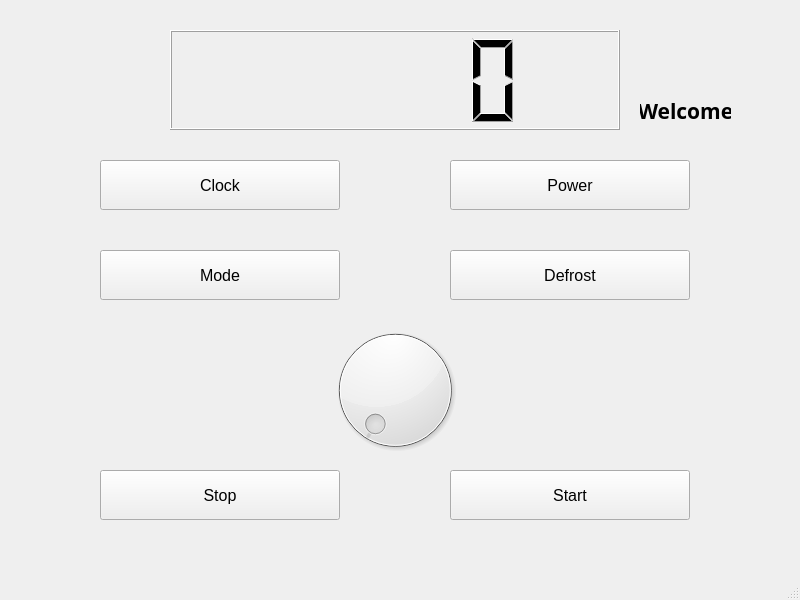
<?xml version="1.0" encoding="UTF-8"?>
<ui version="4.0">
 <class>MainWindow</class>
 <widget class="QMainWindow" name="MainWindow">
  <property name="geometry">
   <rect>
    <x>0</x>
    <y>0</y>
    <width>800</width>
    <height>600</height>
   </rect>
  </property>
  <property name="minimumSize">
   <size>
    <width>800</width>
    <height>600</height>
   </size>
  </property>
  <property name="maximumSize">
   <size>
    <width>800</width>
    <height>600</height>
   </size>
  </property>
  <property name="windowTitle">
   <string>MicrowaveOven</string>
  </property>
  <widget class="QWidget" name="centralwidget">
   <widget class="DigitalClock" name="lcdClock">
    <property name="geometry">
     <rect>
      <x>170</x>
      <y>30</y>
      <width>450</width>
      <height>100</height>
     </rect>
    </property>
    <property name="segmentStyle">
     <enum>QLCDNumber::Filled</enum>
    </property>
    <property name="value" stdset="0">
     <double>0.000000000000000</double>
    </property>
   </widget>
   <widget class="QPushButton" name="btnClock">
    <property name="geometry">
     <rect>
      <x>100</x>
      <y>160</y>
      <width>240</width>
      <height>50</height>
     </rect>
    </property>
    <property name="font">
     <font>
      <family>Arial</family>
      <pointsize>12</pointsize>
     </font>
    </property>
    <property name="text">
     <string>Clock</string>
    </property>
   </widget>
   <widget class="QPushButton" name="btnPower">
    <property name="geometry">
     <rect>
      <x>450</x>
      <y>160</y>
      <width>240</width>
      <height>50</height>
     </rect>
    </property>
    <property name="font">
     <font>
      <family>Arial</family>
      <pointsize>12</pointsize>
     </font>
    </property>
    <property name="text">
     <string>Power</string>
    </property>
   </widget>
   <widget class="QPushButton" name="btnMode">
    <property name="geometry">
     <rect>
      <x>100</x>
      <y>250</y>
      <width>240</width>
      <height>50</height>
     </rect>
    </property>
    <property name="font">
     <font>
      <family>Arial</family>
      <pointsize>12</pointsize>
     </font>
    </property>
    <property name="text">
     <string>Mode</string>
    </property>
   </widget>
   <widget class="QPushButton" name="btnDefrost">
    <property name="geometry">
     <rect>
      <x>450</x>
      <y>250</y>
      <width>240</width>
      <height>50</height>
     </rect>
    </property>
    <property name="font">
     <font>
      <family>Arial</family>
      <pointsize>12</pointsize>
     </font>
    </property>
    <property name="text">
     <string>Defrost</string>
    </property>
   </widget>
   <widget class="QPushButton" name="btnStop">
    <property name="geometry">
     <rect>
      <x>100</x>
      <y>470</y>
      <width>240</width>
      <height>50</height>
     </rect>
    </property>
    <property name="font">
     <font>
      <family>Arial</family>
      <pointsize>12</pointsize>
     </font>
    </property>
    <property name="text">
     <string>Stop</string>
    </property>
   </widget>
   <widget class="QPushButton" name="btnStart">
    <property name="geometry">
     <rect>
      <x>450</x>
      <y>470</y>
      <width>240</width>
      <height>50</height>
     </rect>
    </property>
    <property name="font">
     <font>
      <family>Arial</family>
      <pointsize>12</pointsize>
     </font>
    </property>
    <property name="text">
     <string>Start</string>
    </property>
   </widget>
   <widget class="QDial" name="dial">
    <property name="geometry">
     <rect>
      <x>270</x>
      <y>320</y>
      <width>250</width>
      <height>140</height>
     </rect>
    </property>
    <property name="maximumSize">
     <size>
      <width>250</width>
      <height>140</height>
     </size>
    </property>
    <property name="orientation">
     <enum>Qt::Horizontal</enum>
    </property>
    <property name="invertedAppearance">
     <bool>false</bool>
    </property>
    <property name="invertedControls">
     <bool>false</bool>
    </property>
    <property name="wrapping">
     <bool>false</bool>
    </property>
    <property name="notchesVisible">
     <bool>false</bool>
    </property>
   </widget>
   <widget class="QLabel" name="label">
    <property name="geometry">
     <rect>
      <x>640</x>
      <y>80</y>
      <width>91</width>
      <height>61</height>
     </rect>
    </property>
    <property name="font">
     <font>
      <family>Agency FB</family>
      <pointsize>16</pointsize>
      <weight>75</weight>
      <bold>true</bold>
     </font>
    </property>
    <property name="lineWidth">
     <number>10</number>
    </property>
    <property name="text">
     <string>Welcome</string>
    </property>
    <property name="textFormat">
     <enum>Qt::AutoText</enum>
    </property>
    <property name="scaledContents">
     <bool>false</bool>
    </property>
    <property name="alignment">
     <set>Qt::AlignCenter</set>
    </property>
    <property name="wordWrap">
     <bool>false</bool>
    </property>
    <property name="textInteractionFlags">
     <set>Qt::LinksAccessibleByMouse</set>
    </property>
   </widget>
  </widget>
  <widget class="QMenuBar" name="menubar">
   <property name="geometry">
    <rect>
     <x>0</x>
     <y>0</y>
     <width>800</width>
     <height>26</height>
    </rect>
   </property>
  </widget>
  <widget class="QStatusBar" name="statusbar"/>
 </widget>
 <customwidgets>
  <customwidget>
   <class>DigitalClock</class>
   <extends>QLCDNumber</extends>
   <header location="global">digitalclock.h</header>
  </customwidget>
 </customwidgets>
 <resources/>
 <connections/>
</ui>
